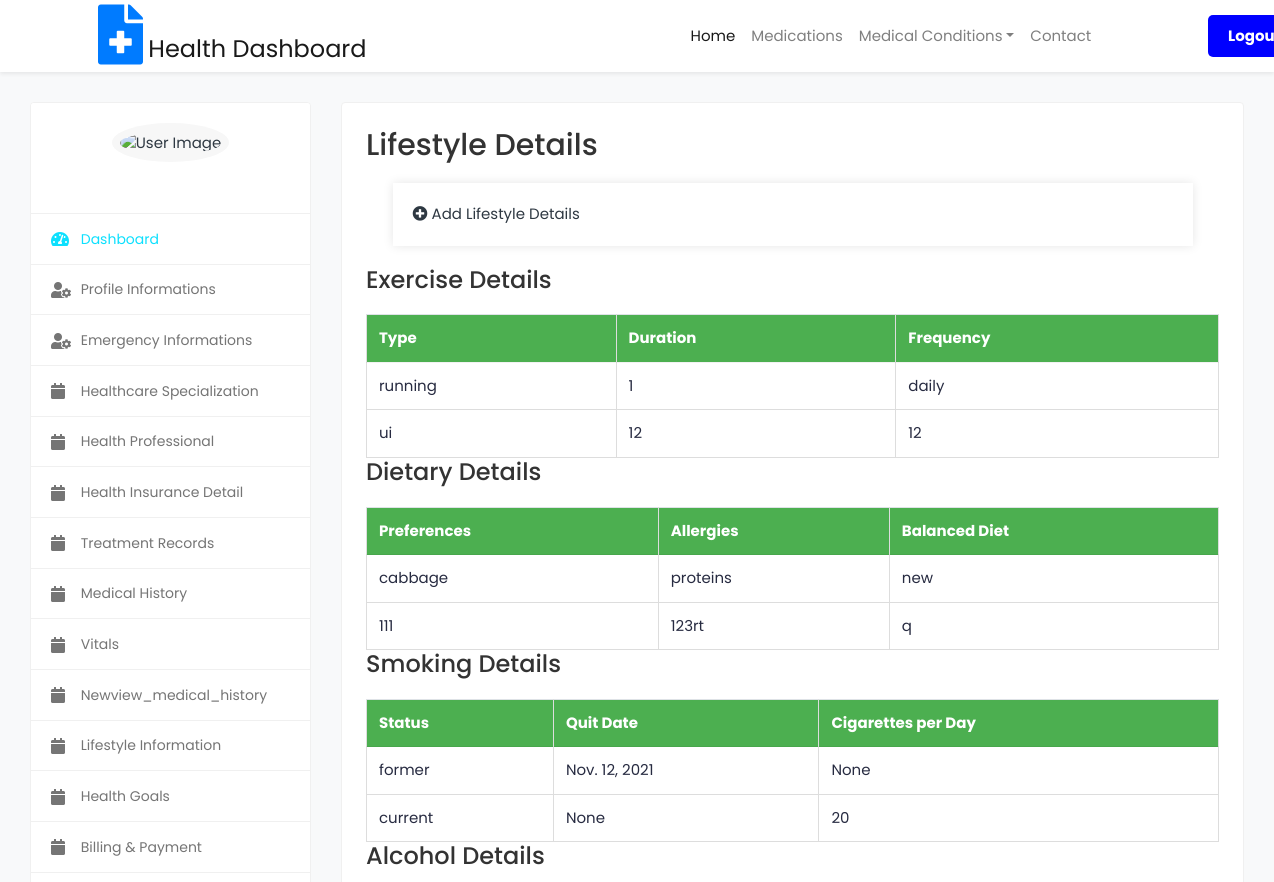
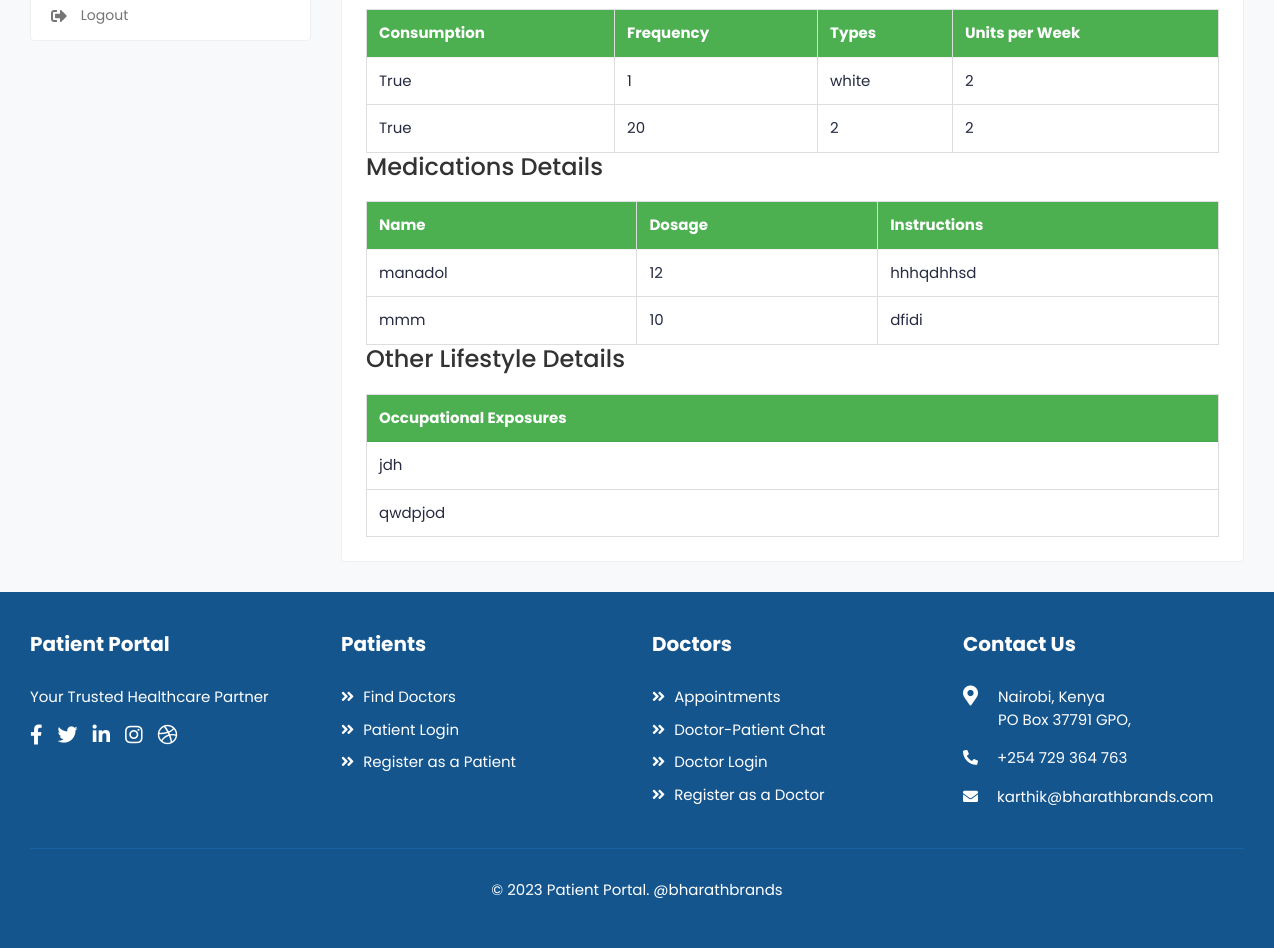
The page /view_lifestyle_details/ (signed in) on the database its author committed (2 pictures, top to bottom).
### patientapp/models.py (models this page shows, shortened)
class Exercise(models.Model):
    patient = models.ForeignKey(Patient, on_delete=models.CASCADE)
    exercise_type = models.CharField(max_length=50, blank=True, null=True)
    exercise_duration = models.IntegerField(blank=True, null=True)
    exercise_frequency = models.CharField(max_length=50, blank=True, null=True)

class Dietary(models.Model):
    patient = models.ForeignKey(Patient, on_delete=models.CASCADE)
    dietary_preferences = models.CharField(max_length=50, blank=True, null=True)
    food_allergies = models.CharField(max_length=100, blank=True, null=True)
    balanced_diet = models.TextField(blank=True, null=True)

class Smoking(models.Model):
    patient = models.ForeignKey(Patient, on_delete=models.CASCADE)
    SMOKING_STATUS_CHOICES = [
        ('current', 'Current'),
        ('former', 'Former'),
    ]
    smoking_status = models.CharField(max_length=20, choices=SMOKING_STATUS_CHOICES, blank=True, null=True)
    quit_date = models.DateField(blank=True, null=True)
    cigarettes_per_day = models.IntegerField(blank=True, null=True)

class Alcohol(models.Model):
    patient = models.ForeignKey(Patient, on_delete=models.CASCADE)
    alcohol_consumption = models.BooleanField(default=False)
    alcohol_frequency = models.CharField(max_length=20, blank=True, null=True)
    alcohol_types = models.CharField(max_length=100, blank=True, null=True)
    alcohol_units_per_week = models.IntegerField(blank=True, null=True)

class Medications(models.Model):
    patient = models.ForeignKey(Patient, on_delete=models.CASCADE)
    medications = models.CharField(max_length=50, blank=True, null=True)
    medication_dosage = models.CharField(max_length=50, blank=True, null=True)
    medication_instructions = models.TextField(blank=True, null=True)

class Lifestyle(models.Model):
    patient = models.ForeignKey(Patient, on_delete=models.CASCADE)
    occupational_exposures = models.TextField(blank=True, null=True)

### patientapp/views.py (the view)
# urls.py: path('view_lifestyle_details/', views.view_lifestyle_details, name='view_lifestyle_details'),
@login_required(login_url='login')
def view_lifestyle_details(request):
    current_user = request.user
    try:
        current_patient = Patient.objects.get(user=current_user)
        exercise_records = Exercise.objects.filter(patient=current_patient)
        dietary_records = Dietary.objects.filter(patient=current_patient)
        smoking_records = Smoking.objects.filter(patient=current_patient)
        alcohol_records = Alcohol.objects.filter(patient=current_patient)
        medications_records = Medications.objects.filter(patient=current_patient)
        lifestyle_records = Lifestyle.objects.filter(patient=current_patient)
        return render(request, 'view_lifestyle_details.html', {
            'exercise_records': exercise_records,
            'dietary_records': dietary_records,
            'smoking_records': smoking_records,
            'alcohol_records': alcohol_records,
            'medications_records': medications_records,
            'lifestyle_records': lifestyle_records,
        })
    except Patient.DoesNotExist:
        messages.error(request, 'Patient not found. Please make sure your account is associated with a patient.')
        return redirect('view_lifestyle_details')

### templates/view_lifestyle_details.html (shortened to what this page needs)
{% extends 'base.html' %}
{% load static %}
{% block content %}
<div class="content">
  <div class="container-fluid">
    <div class="row">
      {% include 'users/patientsidenav.html' %}
      <div class="col-md-7 col-lg-8 col-xl-9">
        <div class="card">
          <div class="card-body">
            <h2>Lifestyle Details</h2>
            <div class="display">
              <a href="{% url 'add_lifestyle_details' %}">
                <i class="fas fa-plus-circle"></i> Add Lifestyle Details
              </a>
            </div>
            <h3>Exercise Details</h3>
            <table class="table">
              <thead>
                <tr>
                  <th>Type</th>
                  <th>Duration</th>
                  <th>Frequency</th>
                </tr>
              </thead>
              <tbody>
                {% for exercise_record in exercise_records %}
                  <tr>
                    <td>{{ exercise_record.exercise_type }}</td>
                    <td>{{ exercise_record.exercise_duration }}</td>
                    <td>{{ exercise_record.exercise_frequency }}</td>
                  </tr>
                {% endfor %}
              </tbody>
            </table>
<h3>Dietary Details</h3>
<table class="table">
  <thead>
    <tr>
      <th>Preferences</th>
      <th>Allergies</th>
      <th>Balanced Diet</th>
    </tr>
  </thead>
  <tbody>
    {% for dietary_record in dietary_records %}
      <tr>
        <td>{{ dietary_record.dietary_preferences }}</td>
        <td>{{ dietary_record.food_allergies }}</td>
        <td>{{ dietary_record.balanced_diet }}</td>
      </tr>
    {% endfor %}
  </tbody>
</table>
<h3>Smoking Details</h3>
<table class="table">
  <thead>
    <tr>
      <th>Status</th>
      <th>Quit Date</th>
      <th>Cigarettes per Day</th>
    </tr>
  </thead>
  <tbody>
    {% for smoking_record in smoking_records %}
      <tr>
        <td>{{ smoking_record.smoking_status }}</td>
        <td>{{ smoking_record.quit_date }}</td>
        <td>{{ smoking_record.cigarettes_per_day }}</td>
      </tr>
    {% endfor %}
  </tbody>
</table>
<h3>Alcohol Details</h3>
<table class="table">
  <thead>
    <tr>
      <th>Consumption</th>
      <th>Frequency</th>
      <th>Types</th>
      <th>Units per Week</th>
    </tr>
  </thead>
  <tbody>
    {% for alcohol_record in alcohol_records %}
      <tr>
        <td>{{ alcohol_record.alcohol_consumption }}</td>
        <td>{{ alcohol_record.alcohol_frequency }}</td>
        <td>{{ alcohol_record.alcohol_types }}</td>
        <td>{{ alcohol_record.alcohol_units_per_week }}</td>
      </tr>
    {% endfor %}
  </tbody>
</table>
    <h3>Medications Details</h3>
    <table class="table">
    <thead>
        <tr>
        <th>Name</th>
        <th>Dosage</th>
        <th>Instructions</th>
        </tr>
    </thead>
    <tbody>
        {% for medications_record in medications_records %}
        <tr>
            <td>{{ medications_record.medications }}</td>
            <td>{{ medications_record.medication_dosage }}</td>
            <td>{{ medications_record.medication_instructions }}</td>
        </tr>
        {% endfor %}
    </tbody>
    </table>
    <h3>Other Lifestyle Details</h3>
    <table class="table">
    <thead>
        <tr>
        <th>Occupational Exposures</th>
        </tr>
    </thead>
    <tbody>
        {% for lifestyle_record in lifestyle_records %}
        <tr>
            <td>{{ lifestyle_record.occupational_exposures }}</td>
        </tr>
        {% endfor %}
    </tbody>
    </table>
          </div>
        </div>
      </div>
    </div>
  </div>
</div>
{% endblock %}

### templates/view_lifestyle_details.html (style rules this page uses)
.display { max-width: 800px; margin: 20px auto; background-color: #fff; padding: 20px; box-shadow: 0 0 10px rgba(0, 0, 0, 0.1); }
h2, h3 { color: #333; }
table { width: 100%; border-collapse: collapse; margin-top: 20px; }
th, td { border: 1px solid #ddd; padding: 8px; text-align: left; }
th { background-color: #4caf50; color: white; }

### rows shown on the page
Exercise: exercise_type "running", exercise_duration "1", exercise_frequency "daily"
Exercise: exercise_type "ui", exercise_duration "12", exercise_frequency "12"
Dietary: dietary_preferences "cabbage", food_allergies "proteins", balanced_diet "new"
Dietary: dietary_preferences "111", food_allergies "123rt", balanced_diet "q"
Smoking: smoking_status "former", quit_date "Nov. 12, 2021", cigarettes_per_day "None"
Smoking: smoking_status "current", quit_date "None", cigarettes_per_day "20"
Alcohol: alcohol_consumption "True", alcohol_frequency "1", alcohol_types "white", alcohol_units_per_week "2"
Alcohol: alcohol_consumption "True", alcohol_frequency "20", alcohol_types "2", alcohol_units_per_week "2"
Medications: medications "manadol", medication_dosage "12", medication_instructions "hhhqdhhsd"
Medications: medications "mmm", medication_dosage "10", medication_instructions "dfidi"
Lifestyle: occupational_exposures "jdh"
Lifestyle: occupational_exposures "qwdpjod"
